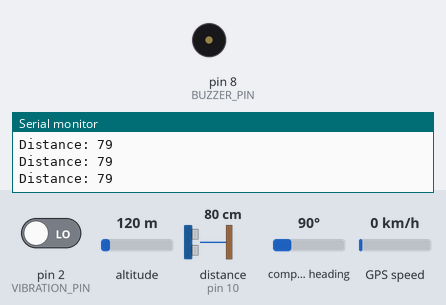
Bench run of a sketch on a simulated Arduino Uno, built for the host (arithmetic inside an expression is 32-bit, double 64-bit). Parts: buzzer (waves = sounding, pin HIGH), the last lines printed to the serial monitor. Wiring (inferred from the names in the program): ultrasonic range finder: trigger pin 9; echo pin 10. The test bench sets the inputs (shaded band); at power-on: distance to the obstacle (sensor on pin 10) 80 cm, pin 2 (VIBRATION_PIN) LOW, altitude 120 m, compass heading 90°, GPS speed 0 km/h. The echo pulse lasts 58.3 µs per cm; the GPS gets a fix after 3 s at 37.7749, -122.4194 with 8 satellites; the modem accepts every AT command (registered, SIM ready, sends succeed) and sends nothing else; pins used as bus, display or sensor lines are not drawn.

Above: at 1.2 s.
1.3 s: distance to the obstacle (sensor on pin 10) set to 22 cm
4.5 s: distance to the obstacle (sensor on pin 10) set to 19 cm
At 8.4 s:
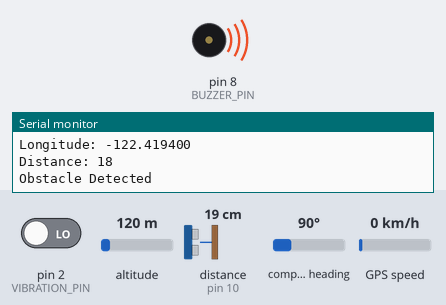
8.6 s: pin 2 (VIBRATION_PIN) driven HIGH
At 9.5 s:
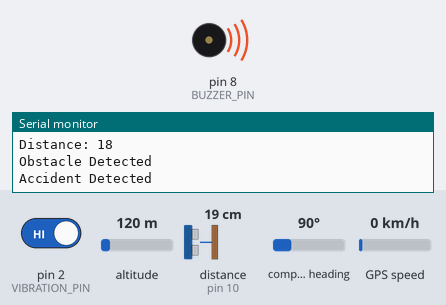
Timing chart, 0 to 11.6 s (numbered marks = the images above; inputs shaded):
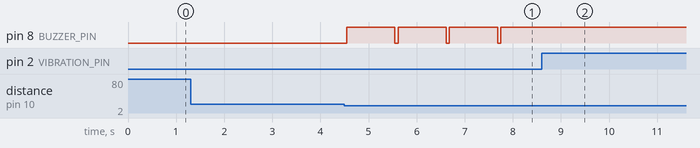

The sketch:

accident_prevention_system.ino
```cpp
#include <TinyGPS++.h>
#include <SoftwareSerial.h>

// Ultrasonic Sensor Pins
#define TRIG_PIN 9
#define ECHO_PIN 10

// Vibration Sensor Pin
#define VIBRATION_PIN 2

// Buzzer Pin
#define BUZZER_PIN 8

TinyGPSPlus gps;

// GPS Module
SoftwareSerial gpsSerial(4, 3);

// GSM Module
SoftwareSerial gsm(11, 12);

long duration;
int distance;

void setup()
{
  Serial.begin(9600);

  gpsSerial.begin(9600);
  gsm.begin(9600);

  pinMode(TRIG_PIN, OUTPUT);
  pinMode(ECHO_PIN, INPUT);

  pinMode(VIBRATION_PIN, INPUT);

  pinMode(BUZZER_PIN, OUTPUT);

  Serial.println("Vehicle Accident Prevention System Started");
}

void loop()
{
  obstacleDetection();
  accidentDetection();
  gpsTracking();
}

// Obstacle Detection
void obstacleDetection()
{
  digitalWrite(TRIG_PIN, LOW);
  delayMicroseconds(2);

  digitalWrite(TRIG_PIN, HIGH);
  delayMicroseconds(10);

  digitalWrite(TRIG_PIN, LOW);

  duration = pulseIn(ECHO_PIN, HIGH);

  distance = duration * 0.034 / 2;

  Serial.print("Distance: ");
  Serial.println(distance);

  if(distance < 20)
  {
    Serial.println("Obstacle Detected");

    digitalWrite(BUZZER_PIN, HIGH);
    delay(1000);
    digitalWrite(BUZZER_PIN, LOW);
  }
}

// Accident Detection
void accidentDetection()
{
  int vibration = digitalRead(VIBRATION_PIN);

  if(vibration == HIGH)
  {
    Serial.println("Accident Detected");

    digitalWrite(BUZZER_PIN, HIGH);

    sendSMS();

    delay(5000);

    digitalWrite(BUZZER_PIN, LOW);
  }
}

// GPS Tracking
void gpsTracking()
{
  while(gpsSerial.available())
  {
    gps.encode(gpsSerial.read());

    if(gps.location.isUpdated())
    {
      Serial.print("Latitude: ");
      Serial.println(gps.location.lat(), 6);

      Serial.print("Longitude: ");
      Serial.println(gps.location.lng(), 6);
    }
  }
}

// Send SMS Alert
void sendSMS()
{
  String latitude = String(gps.location.lat(), 6);
  String longitude = String(gps.location.lng(), 6);

  gsm.println("AT+CMGF=1");
  delay(1000);

  gsm.println("AT+CMGS=\"+91XXXXXXXXXX\"");
  delay(1000);

  gsm.println("ACCIDENT DETECTED!");

  gsm.print("Location: ");
  gsm.print("https://maps.google.com/?q=");
  gsm.print(latitude);
  gsm.print(",");
  gsm.println(longitude);

  gsm.write(26);

  delay(5000);
}
```

Measured:
- the behaviour switches between 21 and 20 cm on distance to the obstacle (sensor on pin 10) (found by bisection; images 0 and 1)
- after the input at 4.5 s, pin 8 (BUZZER_PIN): alternates HIGH for 1.0 s and LOW for 0.07 s, starting at once
- after the input at 8.6 s, pin 8 (BUZZER_PIN): stops changing and stays HIGH
